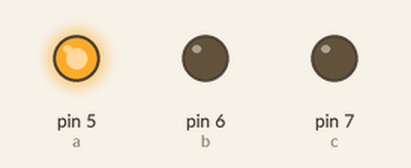
Recording of a sketch running on a simulated Arduino Uno, built with avr-gcc and run on an emulated ATmega328P. Shown: output pins drawn as LEDs (lit = HIGH).

Above: at 0.05 s.
At 2.6 s:
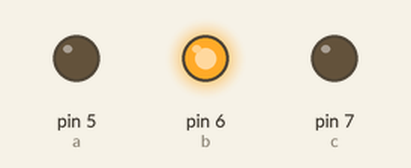
At 5.15 s:
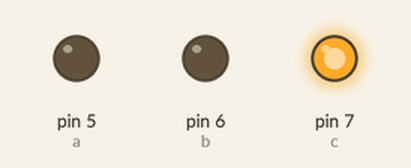
Timing chart, 0 to 6.8 s (numbered marks = the images above):
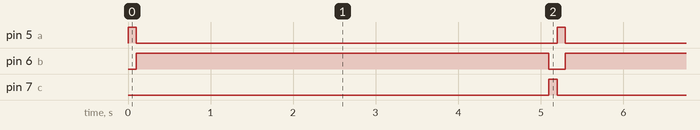

Measured:
- by itself, pin 5 (a), pin 7 (c): alternates HIGH for 0.10 s and LOW for 5.1 s
- by itself, pin 6 (b): alternates HIGH for 5.0 s and LOW for 0.20 s
- by itself, everything shown: repeats every 5.2 s, in 3 steps

The sketch:

variables.ino
```cpp
int a=5;
int b=6;
int c=7;
int t1=100;
int t2=5000;
int t3=7500;


void setup() {
  // put your setup code here, to run once:
pinMode(a,OUTPUT);
pinMode(b,OUTPUT);
pinMode(c,OUTPUT);
}

void loop() {
  // put your main code here, to run repeatedly:
digitalWrite(a,HIGH);

delay(t1);
digitalWrite(a,LOW);
digitalWrite(b,HIGH);
delay(t2);
digitalWrite(b,LOW);
digitalWrite(c,HIGH);
delay(t1);
digitalWrite(c,LOW);
}
```
